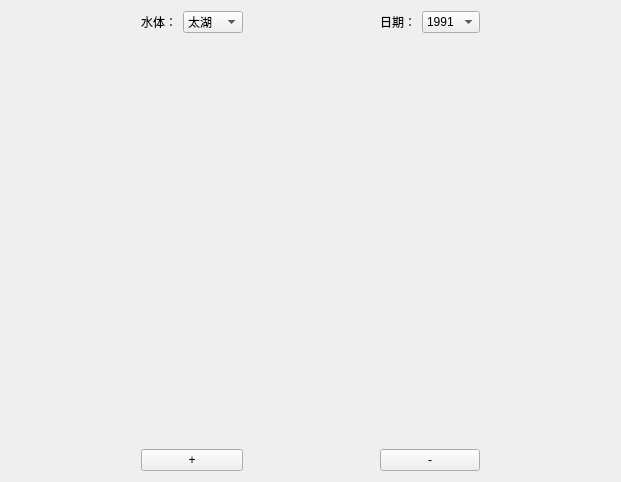
<?xml version="1.0" encoding="UTF-8"?>
<ui version="4.0">
 <class>Form</class>
 <widget class="QWidget" name="Form">
  <property name="geometry">
   <rect>
    <x>0</x>
    <y>0</y>
    <width>621</width>
    <height>482</height>
   </rect>
  </property>
  <property name="sizePolicy">
   <sizepolicy hsizetype="Expanding" vsizetype="Expanding">
    <horstretch>0</horstretch>
    <verstretch>0</verstretch>
   </sizepolicy>
  </property>
  <property name="windowTitle">
   <string>WQA_History</string>
  </property>
  <layout class="QGridLayout" name="gridLayout_2">
   <item row="0" column="0">
    <layout class="QGridLayout" name="gridLayout">
     <item row="0" column="0">
      <spacer name="horizontalSpacer_2">
       <property name="orientation">
        <enum>Qt::Horizontal</enum>
       </property>
       <property name="sizeHint" stdset="0">
        <size>
         <width>40</width>
         <height>20</height>
        </size>
       </property>
      </spacer>
     </item>
     <item row="0" column="2">
      <widget class="QComboBox" name="comboBox">
       <item>
        <property name="text">
         <string>太湖</string>
        </property>
       </item>
       <item>
        <property name="text">
         <string>item2</string>
        </property>
       </item>
       <item>
        <property name="text">
         <string>item3</string>
        </property>
       </item>
      </widget>
     </item>
     <item row="0" column="4" alignment="Qt::AlignRight">
      <widget class="QLabel" name="label_2">
       <property name="text">
        <string>日期：</string>
       </property>
       <property name="alignment">
        <set>Qt::AlignRight|Qt::AlignTrailing|Qt::AlignVCenter</set>
       </property>
      </widget>
     </item>
     <item row="0" column="5">
      <widget class="QComboBox" name="comboBox_2">
       <item>
        <property name="text">
         <string>1991</string>
        </property>
       </item>
       <item>
        <property name="text">
         <string>1992</string>
        </property>
       </item>
       <item>
        <property name="text">
         <string>1993</string>
        </property>
       </item>
       <item>
        <property name="text">
         <string>1994</string>
        </property>
       </item>
       <item>
        <property name="text">
         <string>1995</string>
        </property>
       </item>
       <item>
        <property name="text">
         <string>1996</string>
        </property>
       </item>
       <item>
        <property name="text">
         <string>1997</string>
        </property>
       </item>
       <item>
        <property name="text">
         <string>1998</string>
        </property>
       </item>
       <item>
        <property name="text">
         <string>1999</string>
        </property>
       </item>
       <item>
        <property name="text">
         <string>2000</string>
        </property>
       </item>
       <item>
        <property name="text">
         <string>2001</string>
        </property>
       </item>
       <item>
        <property name="text">
         <string>2002</string>
        </property>
       </item>
       <item>
        <property name="text">
         <string>2003</string>
        </property>
       </item>
       <item>
        <property name="text">
         <string>2004</string>
        </property>
       </item>
       <item>
        <property name="text">
         <string>2005</string>
        </property>
       </item>
       <item>
        <property name="text">
         <string>2006</string>
        </property>
       </item>
      </widget>
     </item>
     <item row="0" column="6">
      <spacer name="horizontalSpacer">
       <property name="orientation">
        <enum>Qt::Horizontal</enum>
       </property>
       <property name="sizeHint" stdset="0">
        <size>
         <width>40</width>
         <height>20</height>
        </size>
       </property>
      </spacer>
     </item>
     <item row="0" column="1" alignment="Qt::AlignRight">
      <widget class="QLabel" name="label">
       <property name="text">
        <string>水体：</string>
       </property>
      </widget>
     </item>
     <item row="1" column="0" colspan="7">
      <widget class="QWidget" name="widget" native="true"/>
     </item>
     <item row="2" column="3">
      <spacer name="horizontalSpacer_3">
       <property name="orientation">
        <enum>Qt::Horizontal</enum>
       </property>
       <property name="sizeHint" stdset="0">
        <size>
         <width>40</width>
         <height>20</height>
        </size>
       </property>
      </spacer>
     </item>
     <item row="2" column="4" colspan="2">
      <widget class="QPushButton" name="pushButton_2">
       <property name="text">
        <string>-</string>
       </property>
      </widget>
     </item>
     <item row="2" column="1" colspan="2">
      <widget class="QPushButton" name="pushButton">
       <property name="text">
        <string>+</string>
       </property>
      </widget>
     </item>
    </layout>
   </item>
  </layout>
 </widget>
 <resources/>
 <connections>
  <connection>
   <sender>comboBox</sender>
   <signal>currentIndexChanged(QString)</signal>
   <receiver>widget</receiver>
   <slot>close()</slot>
   <hints>
    <hint type="sourcelabel">
     <x>214</x>
     <y>19</y>
    </hint>
    <hint type="destinationlabel">
     <x>310</x>
     <y>239</y>
    </hint>
   </hints>
  </connection>
 </connections>
</ui>
